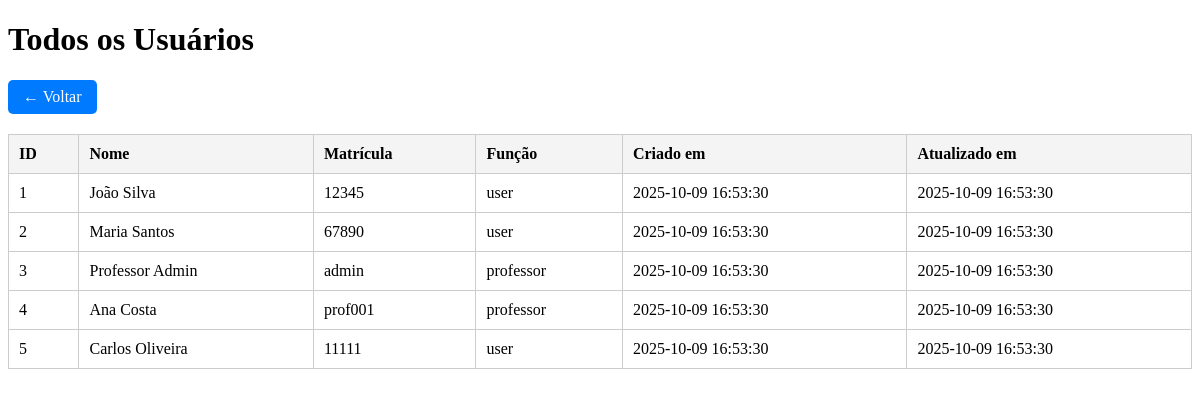
Screenshot of /usuarios_alunos.php (signed in) with the database file from the repository.
### tables this page shows
CREATE TABLE IF NOT EXISTS users (
    id INT AUTO_INCREMENT PRIMARY KEY,
    nome VARCHAR(100) NOT NULL,
    matricula VARCHAR(50) UNIQUE NOT NULL,
    password VARCHAR(255) NOT NULL,
    role ENUM('user', 'professor') NOT NULL DEFAULT 'user',
    created_at TIMESTAMP DEFAULT CURRENT_TIMESTAMP,
    updated_at TIMESTAMP DEFAULT CURRENT_TIMESTAMP ON UPDATE CURRENT_TIMESTAMP
);

### usuarios_alunos.php (the view, shortened to what this page needs)
<?php
require_once 'config/database.php';
$stmt = $pdo->prepare("SELECT id, nome, matricula, role, created_at, updated_at FROM users");
$stmt->execute();
$usuarios = $stmt->fetchAll(PDO::FETCH_ASSOC);
?>
<!DOCTYPE html>
<html lang="pt-br">
<head>
</head>
<body>
    <h1>Todos os Usuários</h1>
    <a href="area_professor.php" class="btn-voltar">← Voltar</a>
    <table>
        <thead>
            <tr>
                <th>ID</th>
                <th>Nome</th>
                <th>Matrícula</th>
                <th>Função</th>
                <th>Criado em</th>
                <th>Atualizado em</th>
            </tr>
        </thead>
        <tbody>
            <?php foreach ($usuarios as $usuario): ?>
                <tr>
                    <td><?= htmlspecialchars($usuario['id']) ?></td>
                    <td><?= htmlspecialchars($usuario['nome']) ?></td>
                    <td><?= htmlspecialchars($usuario['matricula']) ?></td>
                    <td><?= htmlspecialchars($usuario['role']) ?></td>
                    <td><?= htmlspecialchars($usuario['created_at']) ?></td>
                    <td><?= htmlspecialchars($usuario['updated_at']) ?></td>
                </tr>
            <?php endforeach; ?>
        </tbody>
    </table>
</body>
</html>

### usuarios_alunos.php (style rules this page uses)
table { border-collapse: collapse; width: 100%; }
th, td { padding: 10px; border: 1px solid #ccc; text-align: left; }
th { background-color: #f4f4f4; }
.btn-voltar { display: inline-block; margin-bottom: 20px; padding: 8px 15px; background-color: #007bff; color: white; text-decoration: none; border-radius: 5px; }

### rows the page displays
users: id "1", nome "João Silva", matricula "12345", role "user", created_at "2025-10-09 16:53:30", updated_at "2025-10-09 16:53:30"
users: id "2", nome "Maria Santos", matricula "67890", role "user", created_at "2025-10-09 16:53:30", updated_at "2025-10-09 16:53:30"
users: id "3", nome "Professor Admin", matricula "admin", role "professor", created_at "2025-10-09 16:53:30", updated_at "2025-10-09 16:53:30"
users: id "4", nome "Ana Costa", matricula "prof001", role "professor", created_at "2025-10-09 16:53:30", updated_at "2025-10-09 16:53:30"
users: id "5", nome "Carlos Oliveira", matricula "11111", role "user", created_at "2025-10-09 16:53:30", updated_at "2025-10-09 16:53:30"
